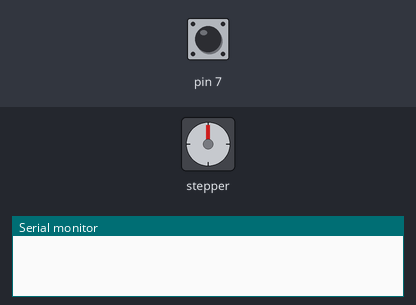
The sketch below on a simulated Arduino Uno, built with avr-gcc and run on an emulated ATmega328P. Parts: stepper motor, the last lines printed to the serial monitor. Inputs (shaded band) come from the test bench; at power-on: pin 7 HIGH. Stepper angles assume 200 steps per turn.

Above: at 1.2 s.
1.3 s: pin 7 driven LOW
At 1.45 s:
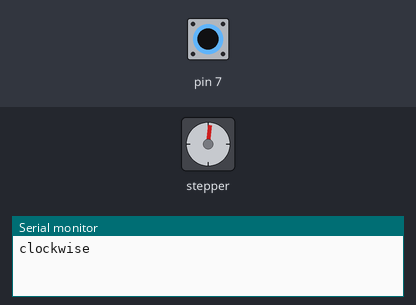
4.3 s: pin 7 driven HIGH
At 5.2 s:
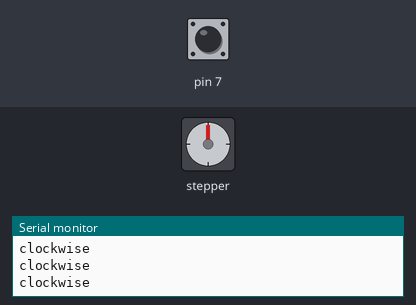
5.8 s: pin 7 driven LOW
At 6.25 s:
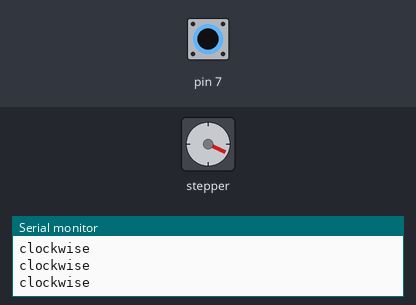
8.8 s: pin 7 pulsed HIGH 2 times (0.12 s each, 0.3 s apart)
Timing chart, 0 to 59.9 s (numbered marks = the images above; inputs shaded):
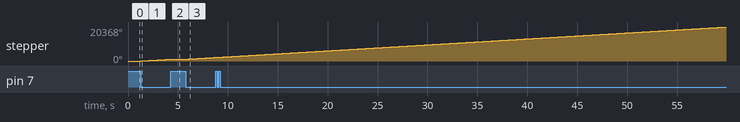

The sketch:

stepper_oneRevolution.ino
```cpp
#include <Stepper.h>

const int stepsPerRevolution = 200;
// change this to fit the number of steps per revolution for your motor

// initialize the stepper library on pins 2 through 5:
Stepper myStepper(stepsPerRevolution, 2, 3, 4, 5);

void setup() {
  pinMode(7, INPUT);
  // set the speed at 60 rpm:
  myStepper.setSpeed(60);
  // initialize the serial port:
  Serial.begin(9600);
}

void loop() {
  if (digitalRead(7) == LOW) {
    // step one revolution  in one direction:
    Serial.println("clockwise");
    myStepper.step(stepsPerRevolution);
  }
}
```

Measured:
- after the input at 1.3 s, stepper: keeps turning clockwise at about 359°/s, starting at once
- after the input at 4.3 s, stepper: goes on until 4.3 s, then stays 1080°
- after the input at 5.8 s, stepper: keeps turning clockwise at about 359°/s, starting at once
